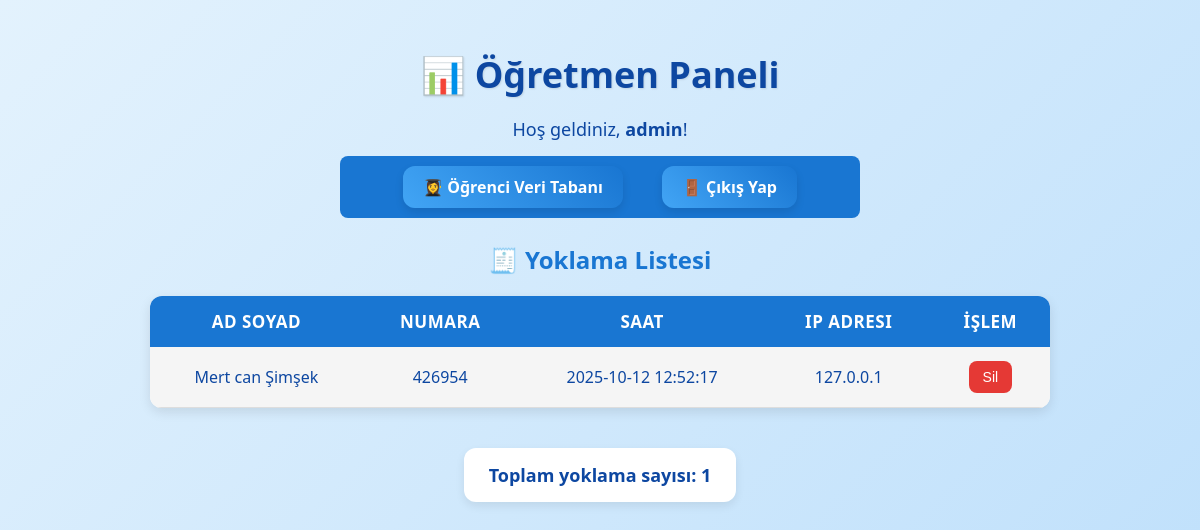
/dashboard (signed in), run on an earlier commit of the app's database.
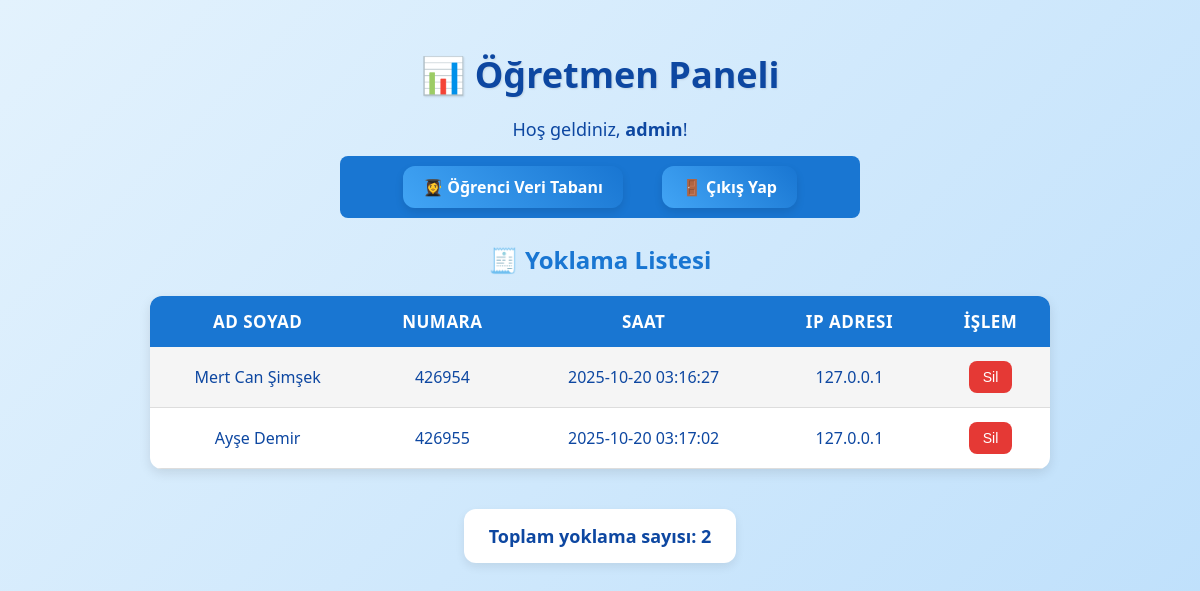
And on a later commit of the database.
### tables this page shows
CREATE TABLE attendance (
            id INTEGER PRIMARY KEY AUTOINCREMENT,
            student_id INTEGER,
            student_name TEXT NOT NULL,
            timestamp DATETIME DEFAULT CURRENT_TIMESTAMP, ip_address TEXT,
            FOREIGN KEY(student_id) REFERENCES students(id)
        );

CREATE TABLE students (
            id INTEGER PRIMARY KEY AUTOINCREMENT,
            student_number TEXT UNIQUE NOT NULL,
            name TEXT,
            password_hash TEXT NOT NULL
        );

### app.py (the view)
@app.route('/dashboard')
@teacher_required
def dashboard():
    conn = get_db()
    rows = conn.execute("""
        SELECT a.id, a.student_name, s.student_number, a.timestamp, a.ip_address
        FROM attendance a
        LEFT JOIN students s ON a.student_id = s.id
        ORDER BY s.student_number ASC
    """).fetchall()  # Öğrenci numarasına göre sıralandı
    adjusted_rows = []
    for row in rows:
        utc_time = datetime.strptime(row['timestamp'], "%Y-%m-%d %H:%M:%S")
        local_time = utc_time + timedelta(hours=3)
        row_dict = dict(row)
        row_dict['timestamp'] = local_time.strftime("%Y-%m-%d %H:%M:%S")
        adjusted_rows.append(row_dict)
    total = len(adjusted_rows)
    conn.close()
    return render_template('dashboard.html', attendances=adjusted_rows, total=total)

### app.py (called while the page is built)
def get_db():
    conn = sqlite3.connect(DB_PATH)
    conn.row_factory = sqlite3.Row
    return conn

def teacher_required(f):
    @wraps(f)
    def decorated(*args, **kwargs):
        if 'teacher' not in session:
            return redirect(url_for('teacher_login'))
        return f(*args, **kwargs)
    return decorated

### templates/dashboard.html (shortened to what this page needs)
<!DOCTYPE html>
<html>
<head>
  <link rel="stylesheet" href="{{ url_for('static', filename='dashboard.css') }}">
</head>
<body>
  <h1>📊 Öğretmen Paneli</h1>
  <p class="welcome">Hoş geldiniz, <strong>admin</strong>!</p>
  <nav>
    <a href="{{ url_for('kullanicilar') }}">👩‍🎓 Öğrenci Veri Tabanı</a>
    <a href="{{ url_for('logout') }}">🚪 Çıkış Yap</a>
  </nav>
  <h2>🧾 Yoklama Listesi</h2>
  <table>
    <tr>
        <th>Ad Soyad</th>
        <th>Numara</th>
        <th>Saat</th>
        <th>IP Adresi</th>
        <th>İşlem</th>
    </tr>
    {% for y in attendances %}
    <tr>
        <td>{{ y['student_name'] }}</td>
        <td>{{ y['student_number'] }}</td>
        <td>{{ y['timestamp'] }}</td>
        <td>{{ y['ip_address'] or '—' }}</td>
        <td>
            <form method="POST" action="{{ url_for('delete_attendance', id=y['id']) }}">
                <button type="submit" class="delete-btn">Sil</button>
            </form>
        </td>
    </tr>
    {% endfor %}
  </table>
  <p class="total">Toplam yoklama sayısı: {{ total }}</p>
  <br>
</body>
</html>

What changed in the data, as far as the page shows it:
removed attendance: student_name "Mert can Şimşek", student_number "426954", timestamp "2025-10-12 12:52:17", ip_address "127.0.0.1"
added attendance: student_name "Mert Can Şimşek", student_number "426954", timestamp "2025-10-20 03:16:27", ip_address "127.0.0.1"
added attendance: student_name "Ayşe Demir", student_number "426955", timestamp "2025-10-20 03:17:02", ip_address "127.0.0.1"
Also different on the page:
{{ total }}: "1" → "2"
